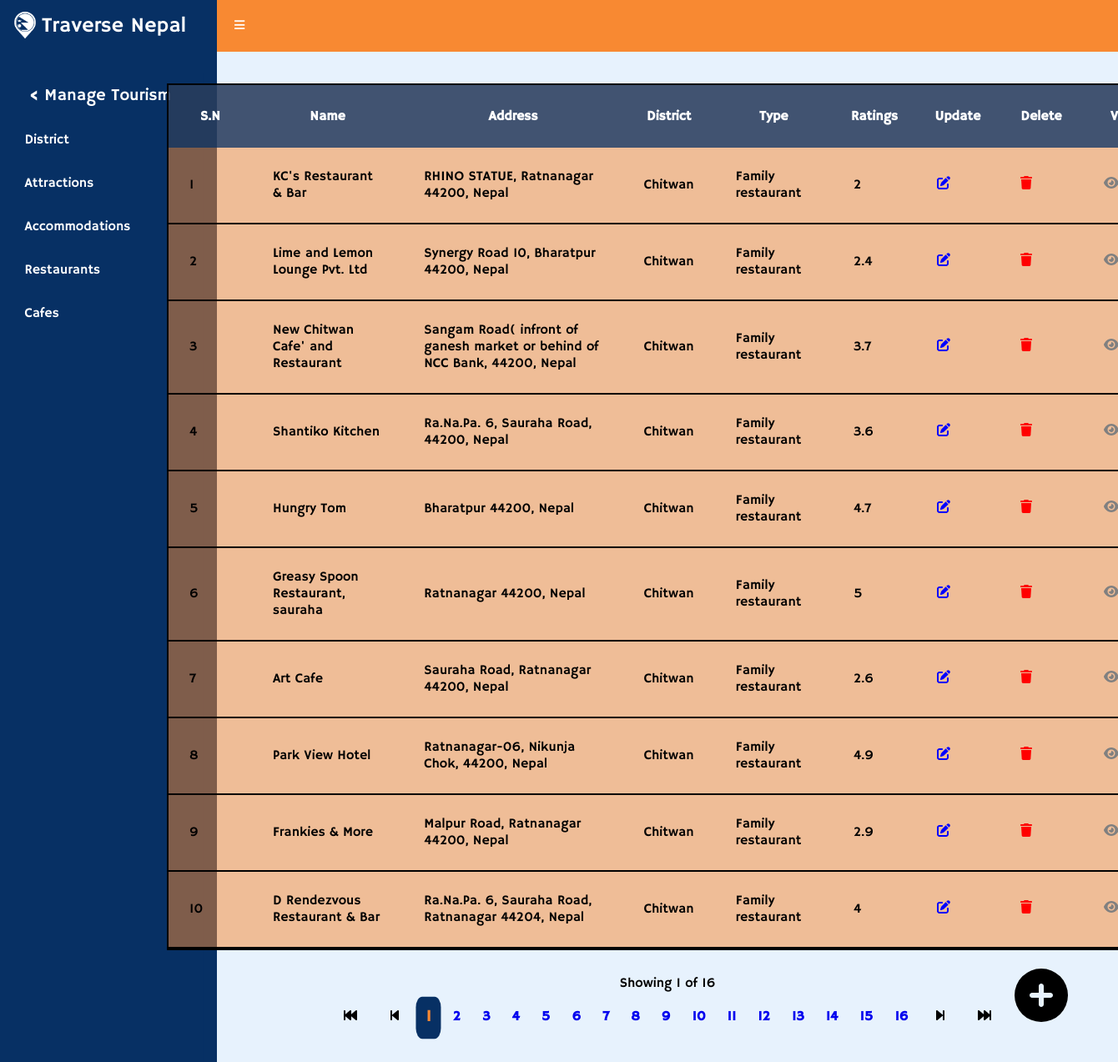
The page /admin/admin.php?type=restaurant (signed in) on the database its author committed.
### tables this page shows
CREATE TABLE `tbl_restaurant` (
  `r_id` int(11) NOT NULL,
  `r_name` varchar(255) NOT NULL,
  `r_image` varchar(255) NOT NULL,
  `r_address` varchar(255) NOT NULL,
  `r_district` varchar(255) NOT NULL,
  `r_latitude` varchar(255) NOT NULL,
  `r_longitude` varchar(255) NOT NULL,
  `r_type` varchar(255) NOT NULL,
  `r_services` varchar(255) NOT NULL,
  `r_rating` varchar(4) NOT NULL,
  `r_num_reviews` int(11) NOT NULL,
  `r_phone` varchar(20) NOT NULL,
  `r_website` text NOT NULL,
  `r_email` varchar(255) NOT NULL,
  `r_starttime` varchar(10) NOT NULL,
  `r_closetime` varchar(10) NOT NULL
);

### admin/config/get_info.php (the view, shortened to what this page needs)
<?php
require "dbconn.inc.php";
if (isset($_GET['type'])) {
    if ($_GET['type'] == "dashboard") {
        $str1 = "select * from tbl_user";
        $str2 = "select * from tbl_place";
        $str3 = "select * from tbl_accommodation";
        $str4 = "select * from tbl_restaurant";
        $str5 = "select * from tbl_cafe";
        $str6 = "select * from tbl_district";
        $res1 = $con->query($str1);
        $res2 = $con->query($str2);
        $res3 = $con->query($str3);
        $res4 = $con->query($str4);
        $res5 = $con->query($str5);
        $res6 = $con->query($str6);
        echo "<div class='main_block'>
        <a href='?type=district'>
            <div class='block'>
            <div class='block_icon'>
            <svg xmlns='http://www.w3.org/2000/svg' viewBox='0 0 576 512'><path d='M288 0c-69.59 0-126 56.41-126 126 0 56.26 82.35 158.8 113.9 196.02 6.39 7.54 17.82 7.54 24.2 0C331.65 284.8 414 182.26 414 126 414 56.41 357.59 0 288 0zm0 168c-23.2 0-42-18.8-42-42s18.8-42 42-42 42 18.8 42 42-18.8 42-42 42zM20.12 215.95A32.006 32.006 0 0 0 0 245.66v250.32c0 11.32 11.43 19.06 21.94 14.86L160 448V214.92c-8.84-15.98-16.07-31.54-21.25-46.42L20.12 215.95zM288 359.67c-14.07 0-27.38-6.18-36.51-16.96-19.66-23.2-40.57-49.62-59.49-76.72v182l192 64V266c-18.92 27.09-39.82 53.52-59.49 76.72-9.13 10.77-22.44 16.95-36.51 16.95zm266.06-198.51L416 224v288l139.88-55.95A31.996 31.996 0 0 0 576 426.34V176.02c0-11.32-11.43-19.06-21.94-14.86z'/></svg>
            </div>
            <div class='block_num_name'>
            <div class='block_num'><p>" . $res6->num_rows . "</p></div>
                <div class='block_name' ><p> Districts</p></div>
                </div>
            </div>
            </a>
            <a href='?type=place'>
            <div class='block'>
            <div class='block_icon'>
            <svg xmlns='http://www.w3.org/2000/svg' viewBox='0 0 384 512'><path d='M215.7 499.2C267 435 384 279.4 384 192C384 86 298 0 192 0S0 86 0 192c0 87.4 117 243 168.3 307.2c12.3 15.3 35.1 15.3 47.4 0zM192 128a64 64 0 1 1 0 128 64 64 0 1 1 0-128z'/></svg>
            </div>
            <div class='block_num_name'>
                <div class='block_num' ><p>" . $res2->num_rows . "</p></div>
                <div class='block_name' ><p> Places</p></div>
            </div>
            </div>
            </a>
            <a href='?type=accommodation'>
            <div class='block'>
            <div class='block_icon'>
            <svg xmlns='http://www.w3.org/2000/svg' viewBox='0 0 512 512'><path d='M0 32C0 14.3 14.3 0 32 0H480c17.7 0 32 14.3 32 32s-14.3 32-32 32V448c17.7 0 32 14.3 32 32s-14.3 32-32 32H304V464c0-26.5-21.5-48-48-48s-48 21.5-48 48v48H32c-17.7 0-32-14.3-32-32s14.3-32 32-32V64C14.3 64 0 49.7 0 32zm96 80v32c0 8.8 7.2 16 16 16h32c8.8 0 16-7.2 16-16V112c0-8.8-7.2-16-16-16H112c-8.8 0-16 7.2-16 16zM240 96c-8.8 0-16 7.2-16 16v32c0 8.8 7.2 16 16 16h32c8.8 0 16-7.2 16-16V112c0-8.8-7.2-16-16-16H240zm112 16v32c0 8.8 7.2 16 16 16h32c8.8 0 16-7.2 16-16V112c0-8.8-7.2-16-16-16H368c-8.8 0-16 7.2-16 16zM112 192c-8.8 0-16 7.2-16 16v32c0 8.8 7.2 16 16 16h32c8.8 0 16-7.2 16-16V208c0-8.8-7.2-16-16-16H112zm112 16v32c0 8.8 7.2 16 16 16h32c8.8 0 16-7.2 16-16V208c0-8.8-7.2-16-16-16H240c-8.8 0-16 7.2-16 16zm144-16c-8.8 0-16 7.2-16 16v32c0 8.8 7.2 16 16 16h32c8.8 0 16-7.2 16-16V208c0-8.8-7.2-16-16-16H368zM328 384c13.3 0 24.3-10.9 21-23.8c-10.6-41.5-48.2-72.2-93-72.2s-82.5 30.7-93 72.2c-3.3 12.8 7.8 23.8 21 23.8H328z'/></svg>
            </div>
            <div class='block_num_name'>
                <div class='block_num' ><p> " . $res3->num_rows . "</p></div>
                <div class='block_name' ><p> Accommodations</p></div>
                  </div>
                  </div>
                  </a>
                  <a href='?type=restaurant'>
            <div class='block'>
            <div class='block_icon'>
            <svg xmlns='http://www.w3.org/2000/svg' viewBox='0 0 448 512'><path d='M416 0C400 0 288 32 288 176V288c0 35.3 28.7 64 64 64h32V480c0 17.7 14.3 32 32 32s32-14.3 32-32V352 240 32c0-17.7-14.3-32-32-32zM64 16C64 7.8 57.9 1 49.7 .1S34.2 4.6 32.4 12.5L2.1 148.8C.7 155.1 0 161.5 0 167.9c0 45.9 35.1 83.6 80 87.7V480c0 17.7 14.3 32 32 32s32-14.3 32-32V255.6c44.9-4.1 80-41.8 80-87.7c0-6.4-.7-12.8-2.1-19.1L191.6 12.5c-1.8-8-9.3-13.3-17.4-12.4S160 7.8 160 16V150.2c0 5.4-4.4 9.8-9.8 9.8c-5.1 0-9.3-3.9-9.8-9L127.9 14.6C127.2 6.3 120.3 0 112 0s-15.2 6.3-15.9 14.6L83.7 151c-.5 5.1-4.7 9-9.8 9c-5.4 0-9.8-4.4-9.8-9.8V16zm48.3 152l-.3 0-.3 0 .3-.7 .3 .7z'/></svg>
            </div>
            <div class='block_num_name'>
                <div class='block_num' ><p> " . $res4->num_rows . "</p></div>
                <div class='block_name' ><p> Restaurants</p></div>
                  </div>
                  </div>
                  </a>
                  <a href='?type=cafe'>
            <div class='block'>
            <div class='block_icon'>
            <svg xmlns='http://www.w3.org/2000/svg' viewBox='0 0 640 512'><path d='M96 64c0-17.7 14.3-32 32-32H448h64c70.7 0 128 57.3 128 128s-57.3 128-128 128H480c0 53-43 96-96 96H192c-53 0-96-43-96-96V64zM480 224h32c35.3 0 64-28.7 64-64s-28.7-64-64-64H480V224zM32 416H544c17.7 0 32 14.3 32 32s-14.3 32-32 32H32c-17.7 0-32-14.3-32-32s14.3-32 32-32z'/></svg>
            </div>
            <div class='block_num_name'>
                <div class='block_num' ><p> " . $res5->num_rows . "</p></div>
                <div class='block_name' ><p> Cafes</p></div>
                  </div>
                  </div>
                  </a>
                  <a href='?type=user'>
                  <div class='block'>
            <div class='block_icon'>
            <svg xmlns='http://www.w3.org/2000/svg' viewBox='0 0 448 512'><path d='M224 256A128 128 0 1 1 224 0a128 128 0 1 1 0 256zM209.1 359.2l-18.6-31c-6.4-10.7 1.3-24.2 13.7-24.2H224h19.7c12.4 0 20.1 13.6 13.7 24.2l-18.6 31 33.4 123.9 36-146.9c2-8.1 9.8-13.4 17.9-11.3c70.1 17.6 121.9 81 121.9 156.4c0 17-13.8 30.7-30.7 30.7H285.5c-2.1 0-4-.4-5.8-1.1l.3 1.1H168l.3-1.1c-1.8 .7-3.8 1.1-5.8 1.1H30.7C13.8 512 0 498.2 0 481.3c0-75.5 51.9-138.9 121.9-156.4c8.1-2 15.9 3.3 17.9 11.3l36 146.9 33.4-123.9z'/></svg>
            </div>
            <div class='block_num_name'>
                <div class='block_num'><p>" . $res1->num_rows . "</p></div>
                <div class='block_name' ><p> Users</p></div>
                  </div>
                  </div>
                  </a>
        </div>";
    } else if ($_GET['type'] == "restaurant") {
        $start = 0;
        $contents_per_page = 10;
        $str2 = "select * from tbl_restaurant limit " . $start . "," . $contents_per_page;
        $res2 = $con->query($str2);
        if ($res2->num_rows > 0) {
            echo "<table class='attraction'  cellspacing='0'>
            <tr>
            <th>S.N</th>
            <th>Name</th>
            <th>Address</th>
            <th>District</th>
            <th>Type</th>
            <th>Ratings</th>
            <th>Update</th>
            <th>Delete</th>
            <th>View</th>
            </tr>
            ";
            while ($row = $res2->fetch_assoc()) {
                echo "<tr>
                <td>" . ++$start . "</td>
                <td>" . $row['r_name'] . "</td>
                <td>" . $row['r_address'] . "</td>
                <td>" . $row['r_district'] . "</td>
                <td>" . $row['r_type'] . "</td>
                <td>" . $row['r_rating'] . "</td>
                <td><a href='update.php?type=" . $_GET['type'] . "&id=" . $row['r_id'] . "' ></a></td>
                <td><a href='config/delete.php?type=" . $_GET['type'] . "&id=" . $row['r_id'] . "' ></a></td>
                <td>
                <a href='view_destination.php?district=" . $row['r_district'] . "&destination=restaurant&dest_id=" . $row['r_id'] . "' target='_blank'>
                </a></td>
                </tr>
                ";
            }
            echo "</table>";
            include "config/pagination.inc.php";
        }
    } else if ($_GET['type'] == "cafe") {
        $str1 = "select * from tbl_cafe";
        $res1 = $con->query($str1);
        $start = 0;
        $contents_per_page = 10;
        $no_of_rows = $res1->num_rows;
        $pages = ceil($no_of_rows / $contents_per_page);
        if (isset($_GET['page'])) {
            $page = $_GET['page'] - 1;
            $start = $page * $contents_per_page;
        }
        $str2 = "select * from tbl_cafe limit " . $start . "," . $contents_per_page;
        $res2 = $con->query($str2);
        if ($res2->num_rows > 0) {
            echo "<table class='attraction'  cellspacing='0'>
            <tr>
            <th>S.N</th>
            <th>Name</th>
            <th>Address</th>
            <th>District</th>
            <th>Type</th>
            <th>Ratings</th>
            <th>Update</th>
            <th>Delete</th>
            <th>View</th>
            </tr>
            ";
            while ($row = $res2->fetch_assoc()) {
                echo "<tr>
                <td>" . ++$start . "</td>
                <td>" . $row['c_name'] . "</td>
                <td>" . $row['c_address'] . "</td>
                <td>" . $row['c_district'] . "</td>
                <td>" . $row['c_type'] . "</td>
                <td>" . $row['c_rating'] . "</td>
                <td><a href='update.php?type=" . $_GET['type'] . "&id=" . $row['c_id'] . "' ><svg style='fill:blue;' xmlns='http://www.w3.org/2000/svg' height='1em' viewBox='0 0 512 512'><path d='M471.6 21.7c-21.9-21.9-57.3-21.9-79.2 0L362.3 51.7l97.9 97.9 30.1-30.1c21.9-21.9 21.9-57.3 0-79.2L471.6 21.7zm-299.2 220c-6.1 6.1-10.8 13.6-13.5 21.9l-29.6 88.8c-2.9 8.6-.6 18.1 5.8 24.6s15.9 8.7 24.6 5.8l88.8-29.6c8.2-2.7 15.7-7.4 21.9-13.5L437.7 172.3 339.7 74.3 172.4 241.7zM96 64C43 64 0 107 0 160V416c0 53 43 96 96 96H352c53 0 96-43 96-96V320c0-17.7-14.3-32-32-32s-32 14.3-32 32v96c0 17.7-14.3 32-32 32H96c-17.7 0-32-14.3-32-32V160c0-17.7 14.3-32 32-32h96c17.7 0 32-14.3 32-32s-14.3-32-32-32H96z'/></svg></a></td>
                <td><a href='config/delete.php?type=" . $_GET['type'] . "&id=" . $row['c_id'] . "' ><svg style='fill:red;' xmlns='http://www.w3.org/2000/svg' height='1em' viewBox='0 0 448 512'><path d='M135.2 17.7L128 32H32C14.3 32 0 46.3 0 64S14.3 96 32 96H416c17.7 0 32-14.3 32-32s-14.3-32-32-32H320l-7.2-14.3C307.4 6.8 296.3 0 284.2 0H163.8c-12.1 0-23.2 6.8-28.6 17.7zM416 128H32L53.2 467c1.6 25.3 22.6 45 47.9 45H346.9c25.3 0 46.3-19.7 47.9-45L416 128z'/></svg></a></td>
                <td>
                <a href='view_destination.php?district=" . $row['c_district'] . "&destination=cafe&dest_id=" . $row['c_id'] . "' target='_blank'>
                <svg style='fill:grey;' xmlns='http://www.w3.org/2000/svg' height='1em' viewBox='0 0 576 512'><path d='M288 32c-80.8 0-145.5 36.8-192.6 80.6C48.6 156 17.3 208 2.5 243.7c-3.3 7.9-3.3 16.7 0 24.6C17.3 304 48.6 356 95.4 399.4C142.5 443.2 207.2 480 288 480s145.5-36.8 192.6-80.6c46.8-43.5 78.1-95.4 93-131.1c3.3-7.9 3.3-16.7 0-24.6c-14.9-35.7-46.2-87.7-93-131.1C433.5 68.8 368.8 32 288 32zM144 256a144 144 0 1 1 288 0 144 144 0 1 1 -288 0zm144-64c0 35.3-28.7 64-64 64c-7.1 0-13.9-1.2-20.3-3.3c-5.5-1.8-11.9 1.6-11.7 7.4c.3 6.9 1.3 13.8 3.2 20.7c13.7 51.2 66.4 81.6 117.6 67.9s81.6-66.4 67.9-117.6c-11.1-41.5-47.8-69.4-88.6-71.1c-5.8-.2-9.2 6.1-7.4 11.7c2.1 6.4 3.3 13.2 3.3 20.3z'/></svg></a></td>
                </tr>
                ";
            }
            echo "</table>";
            include "config/pagination.inc.php";
            echo "<script>
            document.addEventListener('DOMContentLoaded', function() {
            document.getElementById('manage-tourism').click();
            });
        </script>";
        }
    } else if ($_GET['type'] == "user") {
        $str1 = "select * from tbl_user";
        $res1 = $con->query($str1);
        $start = 0;
        $contents_per_page = 10;
        $no_of_rows = $res1->num_rows;
        $pages = ceil($no_of_rows / $contents_per_page);
        if (isset($_GET['page'])) {
            $page = $_GET['page'] - 1;
            $start = $page * $contents_per_page;
        }
        $str2 = "select * from tbl_user limit " . $start . "," . $contents_per_page;
        $res2 = $con->query($str2);
        if ($res2->num_rows > 0) {
            echo "<table class='attraction'  cellspacing='0'>
            <tr>
            <th>S.N</th>
            <th>Name</th>
            <th>Email</th>
            <th>City</th>
            <th>District</th>
            <th>Gender</th>
            <th>Delete</th>
            </tr>
            ";
            while ($row = $res2->fetch_assoc()) {
                echo "<tr>
                <td>" . ++$start . "</td>
                <td>" . $row['u_name'] . "</td>
                <td>" . $row['u_email'] . "</td>
                <td>" . $row['u_city'] . "</td>
                <td>" . $row['u_district'] . "</td>
                <td>" . $row['u_gender'] . "</td>
                <td><a href='#'><svg style='fill:red;' xmlns='http://www.w3.org/2000/svg' height='1em' viewBox='0 0 448 512'><path d='M135.2 17.7L128 32H32C14.3 32 0 46.3 0 64S14.3 96 32 96H416c17.7 0 32-14.3 32-32s-14.3-32-32-32H320l-7.2-14.3C307.4 6.8 296.3 0 284.2 0H163.8c-12.1 0-23.2 6.8-28.6 17.7zM416 128H32L53.2 467c1.6 25.3 22.6 45 47.9 45H346.9c25.3 0 46.3-19.7 47.9-45L416 128z'/></svg></a></td>
                </tr>
                ";
            }
            echo "</table>";
            include "config/pagination.inc.php";
        }
    } else if ($_GET['type'] == "suggestion") {
        $str1 = "select * from tbl_suggestion";
        $res1 = $con->query($str1);
        $start = 0;
        $contents_per_page = 10;
        $no_of_rows = $res1->num_rows;
        $pages = ceil($no_of_rows / $contents_per_page);
        if (isset($_GET['page'])) {
            $page = $_GET['page'] - 1;
            $start = $page * $contents_per_page;
        }
        $str2 = "select * from tbl_user limit " . $start . "," . $contents_per_page;
        $res2 = $con->query($str2);
        if ($res2->num_rows > 0) {
            echo "<table class='attraction'  cellspacing='0'>
            <tr>
            <th>S.N</th>
            <th>Name</th>
            <th>Type</th>
            <th>City</th>
            <th>District</th>
            <th>Gender</th>
            <th>Delete</th>
            </tr>
            ";
            while ($row = $res2->fetch_assoc()) {
                echo "<tr>
                <td>" . ++$start . "</td>
                <td>" . $row['s_name'] . "</td>
                <td>" . $row['s_type'] . "</td>
                <td>" . $row['s_address'] . "</td>
                <td>" . $row['s_district'] . "</td>
                <td>" . $row['s_gender'] . "</td>
                <td><a href='#'><svg style='fill:red;' xmlns='http://www.w3.org/2000/svg' height='1em' viewBox='0 0 448 512'><path d='M135.2 17.7L128 32H32C14.3 32 0 46.3 0 64S14.3 96 32 96H416c17.7 0 32-14.3 32-32s-14.3-32-32-32H320l-7.2-14.3C307.4 6.8 296.3 0 284.2 0H163.8c-12.1 0-23.2 6.8-28.6 17.7zM416 128H32L53.2 467c1.6 25.3 22.6 45 47.9 45H346.9c25.3 0 46.3-19.7 47.9-45L416 128z'/></svg></a></td>
                </tr>
                ";
            }
            echo "</table>";
            include "config/pagination.inc.php";
        }
    }
} else {
    header("Location:admin.php?type=dashboard");
}
?>

### admin/assets/style/admin_panel.css (style rules this page uses)
* { margin: 0; padding: 0; box-sizing: border-box; font-family: "traverse-nepal-hammersmith-one-regular", sans-serif; }

### admin/assets/style/dashboard.css (style rules this page uses)
.attraction { width: 1200px; margin-top: 50px; overflow: scroll; border: 2px solid black; background-color: rgba(248, 137, 50, 0.5); }
.attraction tr { height: 75px; }
.attraction tr th { text-align: center; color: white; background-color: rgba(7, 48, 100, 0.75); height: 50px; min-width: 100px; }
.attraction tr td { padding: 25px; border-bottom: 2px solid black; word-wrap: break-word; }
.attraction a { text-decoration: none; }

### rows shown on the page
tbl_restaurant: r_name "KC's Restaurant & Bar", r_address "RHINO STATUE, Ratnanagar 44200, Nepal", r_district "Chitwan", r_type "Family restaurant", r_rating "2"
tbl_restaurant: r_name "Lime and Lemon Lounge Pvt. Ltd", r_address "Synergy Road 10, Bharatpur 44200, Nepal", r_district "Chitwan", r_type "Family restaurant", r_rating "2.4"
tbl_restaurant: r_name "New Chitwan Cafe' and Restaurant", r_address "Sangam Road( infront of ganesh market or behind of NCC Bank, 44200, Nepal", r_district "Chitwan", r_type "Family restaurant", r_rating "3.7"
tbl_restaurant: r_name "Shantiko Kitchen", r_address "Ra.Na.Pa. 6, Sauraha Road, 44200, Nepal", r_district "Chitwan", r_type "Family restaurant", r_rating "3.6"
tbl_restaurant: r_name "Hungry Tom", r_address "Bharatpur 44200, Nepal", r_district "Chitwan", r_type "Family restaurant", r_rating "4.7"
tbl_restaurant: r_name "Greasy Spoon Restaurant, sauraha", r_address "Ratnanagar 44200, Nepal", r_district "Chitwan", r_type "Family restaurant", r_rating "5"
tbl_restaurant: r_name "Art Cafe", r_address "Sauraha Road, Ratnanagar 44200, Nepal", r_district "Chitwan", r_type "Family restaurant", r_rating "2.6"
tbl_restaurant: r_name "Park View Hotel", r_address "Ratnanagar-06, Nikunja Chok, 44200, Nepal", r_district "Chitwan", r_type "Family restaurant", r_rating "4.9"
tbl_restaurant: r_name "Frankies & More", r_address "Malpur Road, Ratnanagar 44200, Nepal", r_district "Chitwan", r_type "Family restaurant", r_rating "2.9"
tbl_restaurant: r_name "D Rendezvous Restaurant & Bar", r_address "Ra.Na.Pa. 6, Sauraha Road, Ratnanagar 44204, Nepal", r_district "Chitwan", r_type "Family restaurant", r_rating "4"

### other values the page prints
$page "1"
$pages "16"
